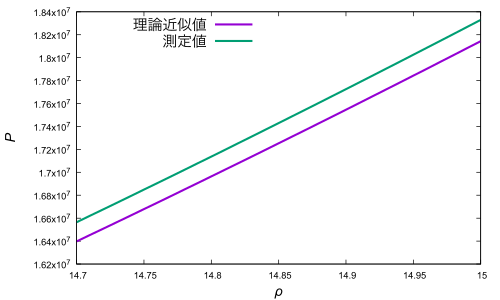

Source code (gnuplot):
set term pdf
set out "highden_compare:den-pre.pdf"
set xlabel "{/Arial-Italic ρ}"
set ylabel "{/Arial-Italic P}"
set xlabel font "Arial,15"
set ylabel font "Arial,15"
set xrange [14.7:]
#ticsはメモリ文字
set tics font "Arial,10"
#keyは凡例
set key font"Arial,16"
set key left top
plot "highden_compare:den-pre.dat" u 1:2 with lines linewidth 3 title "理論近似値", "highden_compare:den-pre.dat" u 1:3 with lines linewidth 3 title "測定値"
